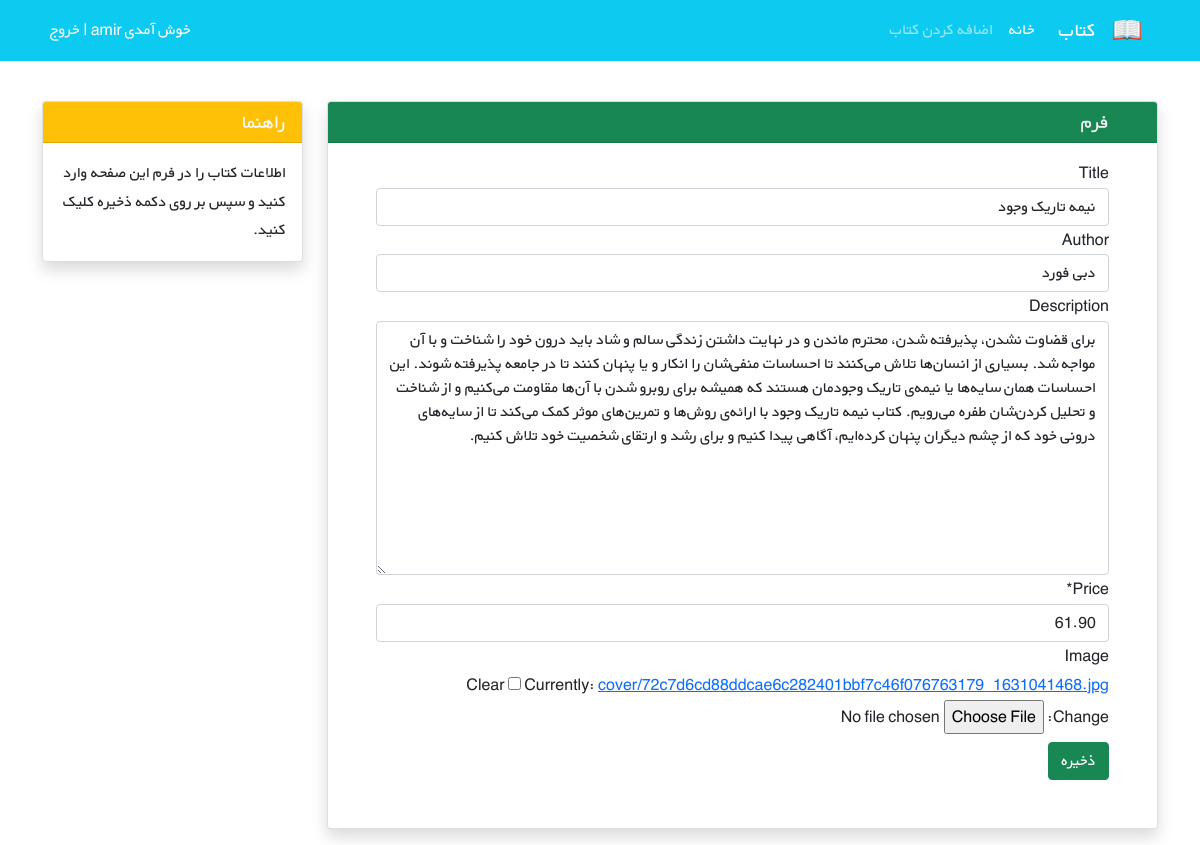
The app's page /book/5/update/ (signed in) with its own data.
### books/models.py (models this page shows, shortened)
class Book(models.Model):
	user = models.ForeignKey(get_user_model(),on_delete = models.CASCADE)
	title = models.CharField(max_length = 100, blank = True)
	author = models.CharField(max_length = 100, blank = True)
	description = models.TextField(blank = True)
	price = models.DecimalField(max_digits = 6, decimal_places = 2, null = True)
	image = models.ImageField(upload_to = 'cover/', blank = True)

### books/views.py (the view)
# urls.py: path('<int:pk>/update/', views.BookUpdateView.as_view(), name ='update_book'),
class BookUpdateView(LoginRequiredMixin, generic.UpdateView):
	model = models.Book
	form_class = forms.BookForm
	template_name = 'book/add_book.html'

### books/forms.py
class BookForm(ModelForm):
	class Meta:
		model = models.Book
		fields = ['title', 'author', 'description', 'price', 'image']

### books/templates/book/add_book.html (shortened to what this page needs)
{% extends '_base.html' %}
{% load crispy_forms_tags %}
{% block content %}
    <div class="container mt-4" dir="rtl">
        <div class="row">
            <div class="col-9">
                <div class="card shadow my-3">
                    <h5 class="card-header bg-success text-light px-5">فرم</h5>
                    <div class="px-5 pt-3 pb-5">
                        <form method="POST" enctype="multipart/form-data">
                            {{ form|crispy }}
                            <button type="submit" class="btn btn-success mt-2">ذخیره</button>
                        </form>
                    </div>
                </div>
            </div>
            <div class="col-3">
                <div class="card my-3 shadow">
                    <h5 class="card-header bg-warning text-light">راهنما</h5>
                    <div class="card-body">
                        <p class="card-text">
                            اطلاعات کتاب را در فرم این صفحه وارد کنید و سپس بر روی دکمه ذخیره کلیک کنید.
                        </p>
                    </div>
                </div>
            </div>
        </div>
    </div>
{% endblock %}

### static/css/style.css (style rules this page uses)
* { font-family: 'BYekan', sans-serif; line-height: 1.8rem; }

### records on screen
Book: title "نیمه تاریک وجود", author "دبی فورد", description "برای قضاوت نشدن، پذیرفته شدن، محترم ماندن و در نهایت داشتن زندگی سالم و شاد باید درون خود را شناخت و با آن مواجه شد. بسیاری از انسان‌ها تلاش می‌کنند تا احساسات منفی‌شان را انکار و یا پنهان کنند تا در جامعه پذیرفته شوند. این احساسات همان سایه‌ها یا نیمه‌ی تاریک وجودمان هستند که همیشه برای روبرو شدن با آن‌ها مقاومت می‌‌کنیم و از شناخت و تحلیل کردن‌شان طفره می‌رویم. کتاب نیمه‌ تاریک وجود با ارائه‌ی روش‌ها و تمرین‌های موثر کمک می‌کند تا از سایه‌های درونی خود که از چشم دیگران پنهان کرده‌ایم، آگاهی پیدا کنیم و برای رشد و ارتقای شخصیت خود تلاش کنیم.", price "61.90"
